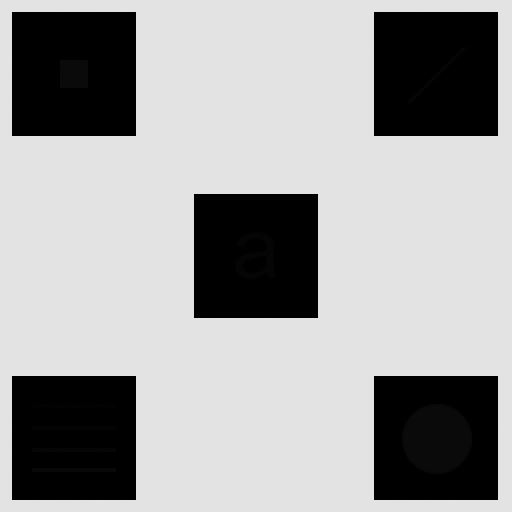
//> input picture HistogramProcessing/OpenCV/LocalHistogramEqualization/origin.tif, 512 x 512 px
$ ./main origin.tif origin.tif origin.tif out.png origin.tif 3   (built with g++ and OpenCV 4)
//> lines starting //> are read from the running program, lines starting //| are printed output that depends on the picture
#include "opencv2/core.hpp"
#include"opencv2/imgproc/imgproc.hpp"
#include "opencv2/highgui.hpp"
#include<iostream>
#include<string.h>
#include<stdio.h>
#include<stdlib.h>
using namespace cv;
using namespace std;

void localHistogram(Mat &inputImage,int i,int j,int s,int inputHistogram[])
{ int a,b,x;
  int inputValue;
  inputValue = inputImage.at<uchar>(i,j);
  for(x = 0;x < 256;x++)
  {
   inputHistogram[x] = 0;
  }
  for(a = i - s;a <=i + s;a++)
  {
     for(b=j - s;b<=j + s;b++)
     {
      inputHistogram[inputImage.at<uchar>(a,b)]++;
     }
  }
 for(x = 1;x < inputValue + 1;x++)
 {
    inputHistogram[x] = inputHistogram[x] + inputHistogram[x-1];
 }
}

int main(int argc, char *argv[])
{
   Mat srcImage;
   Mat inputImage;
   int sizeNum;
   srcImage = imread(argv[2],0) ;
//> srcImage is the input picture: 512 rows x 512 cols, CV_8UC1; min 0, max 228, mean 160.7
   if(!srcImage.data)
   {
     cout<<"fail to load image."<<endl;
   }
   sizeNum=atoi(argv[6]);
//> sizeNum = 3
   int s = (sizeNum - 1)/2;
//> s = 1
   int total = sizeNum*sizeNum;
//> total = 9
   copyMakeBorder(srcImage,inputImage,s,s,s,s,BORDER_CONSTANT,0);
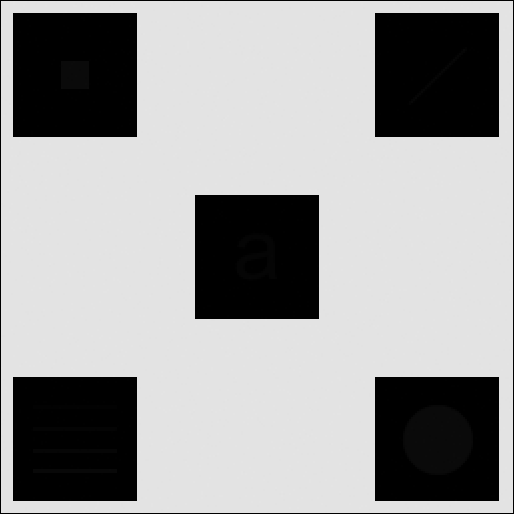
//> inputImage: 514 rows x 514 cols, CV_8UC1; min 0, max 228, mean 159.4
   int rowNumber = inputImage.rows;
//> rowNumber = 514
   int colNumber = inputImage.cols;
//> colNumber = 514
   int inputHistogram[256];
   for(int i = s;i < rowNumber - s;i++)
  {
      for(int j = s;j < colNumber - s;j++)
      {
       localHistogram(inputImage,i,j,s,inputHistogram);
       srcImage.at<uchar>(i-s,j-s) = static_cast<int>(255*inputHistogram[inputImage.at<uchar>(i,j)]/total);
      }
  }
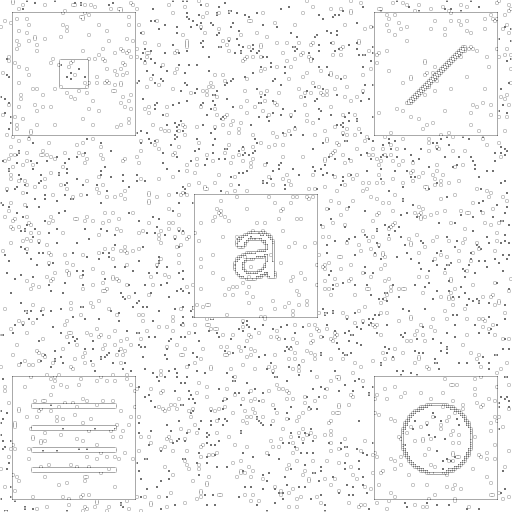
//> srcImage: 512 rows x 512 cols, CV_8UC1; min 113, max 255, mean 247.4
//> after the loop, inputHistogram = 256 values, max 9 at index 227, min 0 at index 228, mean 4.47
   imwrite(argv[4],srcImage);
   waitKey(0);
   return 0;
}
